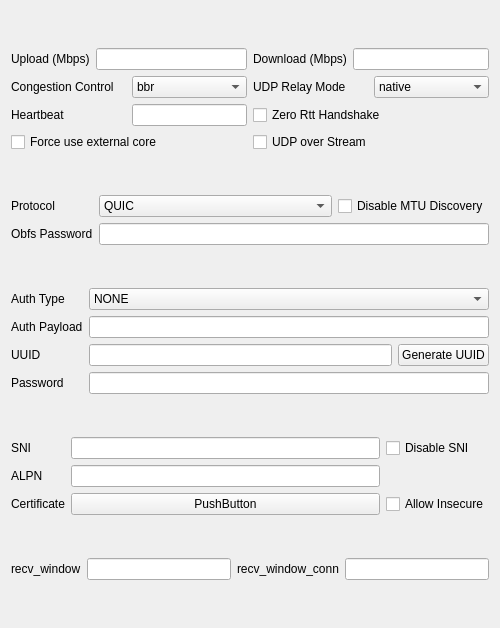
<?xml version="1.0" encoding="UTF-8"?>
<ui version="4.0">
    <class>EditQUIC</class>
    <widget class="QWidget" name="EditQUIC">
        <property name="geometry">
            <rect>
                <x>0</x>
                <y>0</y>
                <width>500</width>
                <height>628</height>
            </rect>
        </property>
        <property name="windowTitle">
            <string notr="true">EditHysteria</string>
        </property>
        <layout class="QVBoxLayout" name="verticalLayout">
            <item>
                <layout class="QGridLayout" name="upBox">
                    <item row="2" column="0">
                        <layout class="QHBoxLayout" name="heartbeatLay">
                            <item>
                                <widget class="QLabel" name="heartbeat_l">
                                    <property name="text">
                                        <string>Heartbeat</string>
                                    </property>
                                </widget>
                            </item>
                            <item>
                                <widget class="MyLineEdit" name="heartbeat">
                                    <property name="sizePolicy">
                                        <sizepolicy hsizetype="Preferred" vsizetype="Fixed">
                                            <horstretch>0</horstretch>
                                            <verstretch>0</verstretch>
                                        </sizepolicy>
                                    </property>
                                </widget>
                            </item>
                        </layout>
                    </item>
                    <item row="0" column="1">
                        <layout class="QHBoxLayout" name="downloadMbpsLay">
                            <item>
                                <widget class="QLabel" name="downloadMbps_l">
                                    <property name="text">
                                        <string>Download (Mbps)</string>
                                    </property>
                                </widget>
                            </item>
                            <item>
                                <widget class="MyLineEdit" name="downloadMbps"/>
                            </item>
                        </layout>
                    </item>
                    <item row="3" column="1">
                        <widget class="QCheckBox" name="uos">
                            <property name="toolTip">
                                <string notr="true">Requires sing-box server</string>
                            </property>
                            <property name="text">
                                <string notr="true">UDP over Stream</string>
                            </property>
                        </widget>
                    </item>
                    <item row="0" column="0">
                        <layout class="QHBoxLayout" name="uploadMbpsLay">
                            <item>
                                <widget class="QLabel" name="uploadMbps_l">
                                    <property name="text">
                                        <string>Upload (Mbps)</string>
                                    </property>
                                </widget>
                            </item>
                            <item>
                                <widget class="MyLineEdit" name="uploadMbps"/>
                            </item>
                        </layout>
                    </item>
                    <item row="2" column="1">
                        <widget class="QCheckBox" name="zeroRttHandshake">
                            <property name="text">
                                <string>Zero Rtt Handshake</string>
                            </property>
                        </widget>
                    </item>
                    <item row="3" column="0">
                        <widget class="QCheckBox" name="forceExternal">
                            <property name="text">
                                <string>Force use external core</string>
                            </property>
                        </widget>
                    </item>
                    <item row="1" column="1">
                        <layout class="QHBoxLayout" name="udpRelayModeLay">
                            <item>
                                <widget class="QLabel" name="udpRelayMode_l">
                                    <property name="text">
                                        <string>UDP Relay Mode</string>
                                    </property>
                                </widget>
                            </item>
                            <item>
                                <widget class="QComboBox" name="udpRelayMode">
                                    <item>
                                        <property name="text">
                                            <string notr="true">native</string>
                                        </property>
                                    </item>
                                    <item>
                                        <property name="text">
                                            <string notr="true">quic</string>
                                        </property>
                                    </item>
                                </widget>
                            </item>
                        </layout>
                    </item>
                    <item row="1" column="0">
                        <layout class="QHBoxLayout" name="congestionControlLay">
                            <item>
                                <widget class="QLabel" name="congestionControl_l">
                                    <property name="text">
                                        <string>Congestion Control</string>
                                    </property>
                                </widget>
                            </item>
                            <item>
                                <widget class="QComboBox" name="congestionControl">
                                    <item>
                                        <property name="text">
                                            <string notr="true">bbr</string>
                                        </property>
                                    </item>
                                    <item>
                                        <property name="text">
                                            <string notr="true">cubic</string>
                                        </property>
                                    </item>
                                    <item>
                                        <property name="text">
                                            <string notr="true">new_reno</string>
                                        </property>
                                    </item>
                                </widget>
                            </item>
                        </layout>
                    </item>
                </layout>
            </item>
            <item>
                <layout class="QGridLayout" name="obfuscation">
                    <item row="1" column="0">
                        <widget class="QLabel" name="obfsPassword_l">
                            <property name="text">
                                <string>Obfs Password</string>
                            </property>
                        </widget>
                    </item>
                    <item row="0" column="0">
                        <widget class="QLabel" name="hyProtocol_l">
                            <property name="text">
                                <string>Protocol</string>
                            </property>
                        </widget>
                    </item>
                    <item row="0" column="1">
                        <layout class="QHBoxLayout" name="horizontalLayout_2">
                            <item>
                                <widget class="QComboBox" name="hyProtocol">
                                    <item>
                                        <property name="text">
                                            <string notr="true">QUIC</string>
                                        </property>
                                    </item>
                                    <item>
                                        <property name="text">
                                            <string notr="true">FakeTCP</string>
                                        </property>
                                    </item>
                                    <item>
                                        <property name="text">
                                            <string notr="true">wechat-video</string>
                                        </property>
                                    </item>
                                </widget>
                            </item>
                            <item>
                                <widget class="QCheckBox" name="disableMtuDiscovery">
                                    <property name="sizePolicy">
                                        <sizepolicy hsizetype="Maximum" vsizetype="Fixed">
                                            <horstretch>0</horstretch>
                                            <verstretch>0</verstretch>
                                        </sizepolicy>
                                    </property>
                                    <property name="text">
                                        <string>Disable MTU Discovery</string>
                                    </property>
                                </widget>
                            </item>
                        </layout>
                    </item>
                    <item row="1" column="1">
                        <widget class="MyLineEdit" name="obfsPassword"/>
                    </item>
                </layout>
            </item>
            <item>
                <layout class="QGridLayout" name="authentication">
                    <item row="2" column="1">
                        <widget class="MyLineEdit" name="uuid"/>
                    </item>
                    <item row="0" column="0">
                        <widget class="QLabel" name="authPayloadType_l">
                            <property name="sizePolicy">
                                <sizepolicy hsizetype="Maximum" vsizetype="Preferred">
                                    <horstretch>0</horstretch>
                                    <verstretch>0</verstretch>
                                </sizepolicy>
                            </property>
                            <property name="text">
                                <string>Auth Type</string>
                            </property>
                        </widget>
                    </item>
                    <item row="1" column="0">
                        <widget class="QLabel" name="authPayload_l">
                            <property name="sizePolicy">
                                <sizepolicy hsizetype="Maximum" vsizetype="Preferred">
                                    <horstretch>0</horstretch>
                                    <verstretch>0</verstretch>
                                </sizepolicy>
                            </property>
                            <property name="text">
                                <string>Auth Payload</string>
                            </property>
                        </widget>
                    </item>
                    <item row="3" column="0">
                        <widget class="QLabel" name="password_l">
                            <property name="sizePolicy">
                                <sizepolicy hsizetype="Maximum" vsizetype="Preferred">
                                    <horstretch>0</horstretch>
                                    <verstretch>0</verstretch>
                                </sizepolicy>
                            </property>
                            <property name="text">
                                <string>Password</string>
                            </property>
                        </widget>
                    </item>
                    <item row="2" column="0">
                        <widget class="QLabel" name="uuid_l">
                            <property name="text">
                                <string notr="true">UUID</string>
                            </property>
                        </widget>
                    </item>
                    <item row="2" column="2">
                        <widget class="QPushButton" name="uuidgen">
                            <property name="text">
                                <string>Generate UUID</string>
                            </property>
                        </widget>
                    </item>
                    <item row="3" column="1" colspan="2">
                        <widget class="MyLineEdit" name="password"/>
                    </item>
                    <item row="1" column="1" colspan="2">
                        <widget class="MyLineEdit" name="authPayload"/>
                    </item>
                    <item row="0" column="1" colspan="2">
                        <widget class="QComboBox" name="authPayloadType">
                            <item>
                                <property name="text">
                                    <string notr="true">NONE</string>
                                </property>
                            </item>
                            <item>
                                <property name="text">
                                    <string notr="true">STRING</string>
                                </property>
                            </item>
                            <item>
                                <property name="text">
                                    <string notr="true">BASE64</string>
                                </property>
                            </item>
                        </widget>
                    </item>
                </layout>
            </item>
            <item>
                <layout class="QGridLayout" name="TLS" rowstretch="0,0,0">
                    <item row="2" column="0">
                        <widget class="QLabel" name="certificate_l">
                            <property name="text">
                                <string>Certificate</string>
                            </property>
                        </widget>
                    </item>
                    <item row="2" column="1">
                        <widget class="QPushButton" name="certificate">
                            <property name="text">
                                <string notr="true">PushButton</string>
                            </property>
                        </widget>
                    </item>
                    <item row="1" column="1">
                        <widget class="MyLineEdit" name="alpn"/>
                    </item>
                    <item row="0" column="2">
                        <widget class="QCheckBox" name="disableSni">
                            <property name="text">
                                <string>Disable SNI</string>
                            </property>
                        </widget>
                    </item>
                    <item row="0" column="1">
                        <widget class="MyLineEdit" name="sni"/>
                    </item>
                    <item row="1" column="0">
                        <widget class="QLabel" name="alpn_l">
                            <property name="text">
                                <string notr="true">ALPN</string>
                            </property>
                        </widget>
                    </item>
                    <item row="0" column="0">
                        <widget class="QLabel" name="sni_l">
                            <property name="text">
                                <string>SNI</string>
                            </property>
                        </widget>
                    </item>
                    <item row="2" column="2">
                        <widget class="QCheckBox" name="allowInsecure">
                            <property name="text">
                                <string>Allow Insecure</string>
                            </property>
                        </widget>
                    </item>
                    <item row="1" column="2">
                        <spacer name="alpn_sp">
                            <property name="orientation">
                                <enum>Qt::Orientation::Horizontal</enum>
                            </property>
                            <property name="sizeType">
                                <enum>QSizePolicy::Policy::Maximum</enum>
                            </property>
                            <property name="sizeHint" stdset="0">
                                <size>
                                    <width>40</width>
                                    <height>20</height>
                                </size>
                            </property>
                        </spacer>
                    </item>
                </layout>
            </item>
            <item>
                <layout class="QHBoxLayout" name="flowControlWindow">
                    <item>
                        <widget class="QLabel" name="streamReceiveWindow_l">
                            <property name="text">
                                <string notr="true">recv_window</string>
                            </property>
                        </widget>
                    </item>
                    <item>
                        <widget class="MyLineEdit" name="streamReceiveWindow"/>
                    </item>
                    <item>
                        <widget class="QLabel" name="connectionReceiveWindow_l">
                            <property name="text">
                                <string notr="true">recv_window_conn</string>
                            </property>
                        </widget>
                    </item>
                    <item>
                        <widget class="MyLineEdit" name="connectionReceiveWindow"/>
                    </item>
                </layout>
            </item>
        </layout>
    </widget>
    <customwidgets>
        <customwidget>
            <class>MyLineEdit</class>
            <extends>QLineEdit</extends>
            <header>ui/widget/MyLineEdit.h</header>
        </customwidget>
    </customwidgets>
    <tabstops>
        <tabstop>uploadMbps</tabstop>
        <tabstop>downloadMbps</tabstop>
        <tabstop>congestionControl</tabstop>
        <tabstop>udpRelayMode</tabstop>
        <tabstop>heartbeat</tabstop>
        <tabstop>zeroRttHandshake</tabstop>
        <tabstop>forceExternal</tabstop>
        <tabstop>uos</tabstop>
        <tabstop>hyProtocol</tabstop>
        <tabstop>disableMtuDiscovery</tabstop>
        <tabstop>obfsPassword</tabstop>
        <tabstop>authPayloadType</tabstop>
        <tabstop>authPayload</tabstop>
        <tabstop>uuid</tabstop>
        <tabstop>uuidgen</tabstop>
        <tabstop>password</tabstop>
        <tabstop>sni</tabstop>
        <tabstop>disableSni</tabstop>
        <tabstop>alpn</tabstop>
        <tabstop>certificate</tabstop>
        <tabstop>allowInsecure</tabstop>
        <tabstop>streamReceiveWindow</tabstop>
        <tabstop>connectionReceiveWindow</tabstop>
    </tabstops>
    <resources/>
    <connections/>
</ui>
